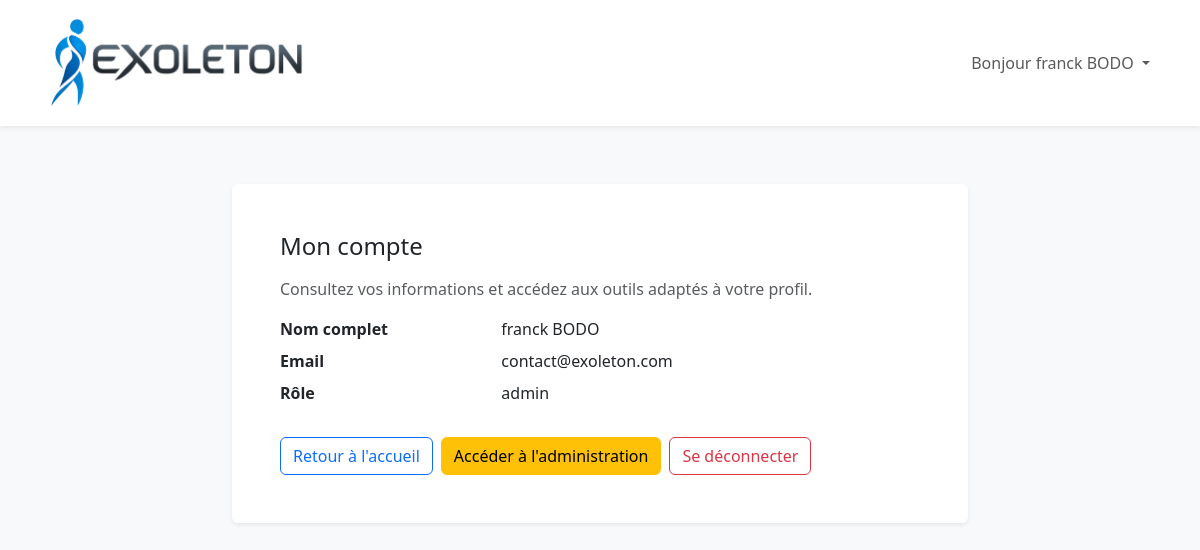
The app's page /account.php (signed in) with its own data.
### tables this page shows
CREATE TABLE IF NOT EXISTS users (
  id INT AUTO_INCREMENT PRIMARY KEY,
  name VARCHAR(150) NOT NULL,
  email VARCHAR(190) NOT NULL UNIQUE,
  password_hash VARCHAR(255) NOT NULL,
  role ENUM('customer','admin') DEFAULT 'customer',
  reset_token VARCHAR(255) DEFAULT NULL,
  reset_expires DATETIME DEFAULT NULL,
  created_at TIMESTAMP DEFAULT CURRENT_TIMESTAMP
);

### auth.php (called while the page is built, shortened)
<?php
function current_user(PDO $pdo): ?array
{
    if (!empty($_SESSION['user_id'])) {
        $stmt = $pdo->prepare('SELECT id, name, email, role FROM users WHERE id = ? LIMIT 1');
        $stmt->execute([$_SESSION['user_id']]);
        $user = $stmt->fetch();
        if ($user) {
            return $user;
        }
    }
    return null;
}
function require_auth(PDO $pdo): array
{
    $user = current_user($pdo);
    return $user;
}
?>

### account.php (the view, shortened to what this page needs)
<?php
require __DIR__ . '/auth.php';
$user = require_auth($pdo);
?>
<!doctype html>
<html lang="fr">
<head>
  <link href="https://cdn.jsdelivr.net/npm/bootstrap@5.3.3/dist/css/bootstrap.min.css" rel="stylesheet">
  <link rel="stylesheet" href="assets/css/main.css">
</head>
<body class="bg-light">
  <header class="navbar navbar-expand-lg navbar-light bg-white fixed-top shadow-sm">
    <div class="container">
      <a class="navbar-brand d-flex align-items-center" href="index.php">
        <img src="assets/img/logo.png" alt="Exoleton" width="272" height="1000" class="me-2">
      </a>
      <nav class="ms-auto">
        <ul class="navbar-nav align-items-lg-center flex-row gap-3">
          <li class="nav-item dropdown">
            <a class="nav-link dropdown-toggle" href="#" id="userMenu" role="button" data-bs-toggle="dropdown" aria-expanded="false">
              Bonjour <?= htmlspecialchars($user['name']); ?>
            </a>
          </li>
        </ul>
      </nav>
    </div>
  </header>
  <main class="container" style="padding-top: 7rem; padding-bottom: 4rem;">
    <div class="row justify-content-center">
      <div class="col-lg-8">
        <div class="card shadow-sm border-0">
          <div class="card-body p-4 p-lg-5">
            <h1 class="h4 mb-3">Mon compte</h1>
            <p class="text-muted">Consultez vos informations et accédez aux outils adaptés à votre profil.</p>
            <dl class="row mb-4">
              <dt class="col-sm-4">Nom complet</dt>
              <dd class="col-sm-8"><?= htmlspecialchars($user['name']); ?></dd>
              <dt class="col-sm-4">Email</dt>
              <dd class="col-sm-8"><?= htmlspecialchars($user['email']); ?></dd>
              <dt class="col-sm-4">Rôle</dt>
              <dd class="col-sm-8"><?= htmlspecialchars($user['role']); ?></dd>
            </dl>
            <div class="d-flex flex-wrap gap-2">
              <a class="btn btn-outline-primary" href="index.php">Retour à l'accueil</a>
              <?php if (($user['role'] ?? 'customer') === 'admin'): ?>
                <a class="btn btn-warning" href="admin.php">Accéder à l'administration</a>
              <?php endif; ?>
              <a class="btn btn-outline-danger" href="logout.php">Se déconnecter</a>
            </div>
          </div>
        </div>
      </div>
    </div>
  </main>
</body>
</html>

### assets/css/main.css (style rules this page uses)
:root { --movalya-blue:#1E88E5; --movalya-green:#43A047; --movalya-dark:#0f172a; }
html { scroll-behavior: smooth; }
body { padding-top:72px; }
img { max-width:100%;height:auto;display:block }

### records on screen
users: name "franck BODO", email "contact@exoleton.com", role "admin"
